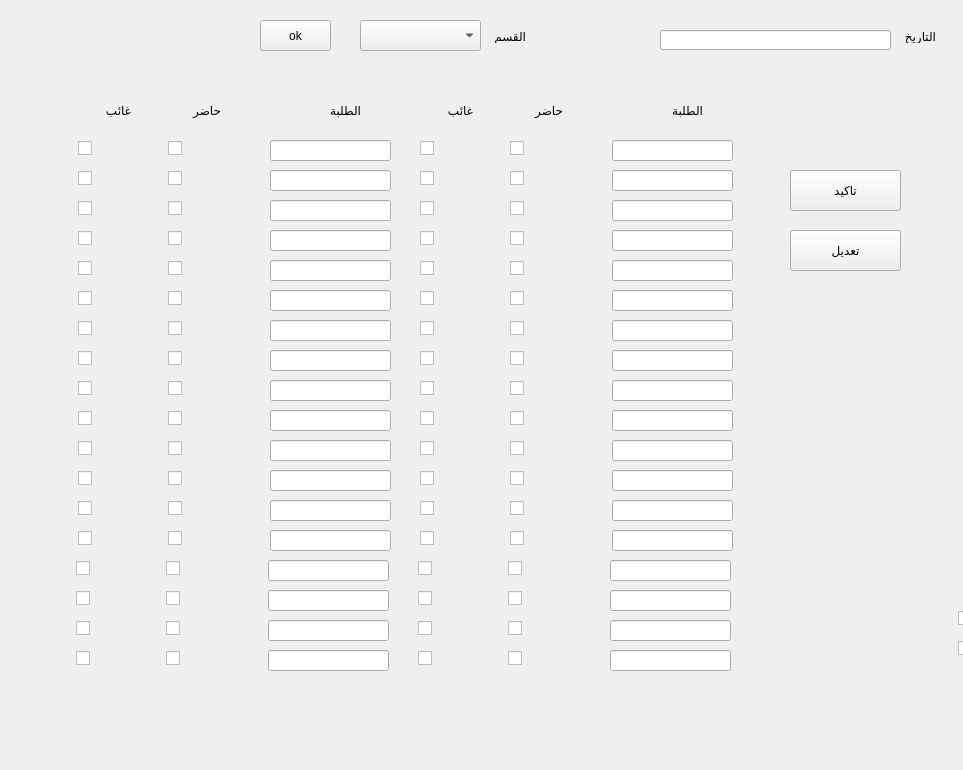
<?xml version="1.0" encoding="UTF-8"?>
<ui version="4.0">
 <class>Form</class>
 <widget class="QWidget" name="Form">
  <property name="geometry">
   <rect>
    <x>0</x>
    <y>0</y>
    <width>963</width>
    <height>770</height>
   </rect>
  </property>
  <property name="windowTitle">
   <string>Form</string>
  </property>
  <widget class="QLabel" name="label">
   <property name="geometry">
    <rect>
     <x>612</x>
     <y>100</y>
     <width>91</width>
     <height>20</height>
    </rect>
   </property>
   <property name="text">
    <string>الطلبة</string>
   </property>
  </widget>
  <widget class="QLabel" name="label_2">
   <property name="geometry">
    <rect>
     <x>472</x>
     <y>100</y>
     <width>91</width>
     <height>20</height>
    </rect>
   </property>
   <property name="text">
    <string>حاضر</string>
   </property>
  </widget>
  <widget class="QLabel" name="label_3">
   <property name="geometry">
    <rect>
     <x>382</x>
     <y>100</y>
     <width>91</width>
     <height>20</height>
    </rect>
   </property>
   <property name="text">
    <string>غائب</string>
   </property>
  </widget>
  <widget class="QLineEdit" name="lineEdit_1">
   <property name="geometry">
    <rect>
     <x>612</x>
     <y>140</y>
     <width>121</width>
     <height>21</height>
    </rect>
   </property>
  </widget>
  <widget class="QCheckBox" name="checkBox1">
   <property name="geometry">
    <rect>
     <x>510</x>
     <y>140</y>
     <width>70</width>
     <height>17</height>
    </rect>
   </property>
   <property name="text">
    <string/>
   </property>
  </widget>
  <widget class="QCheckBox" name="checkBox2">
   <property name="geometry">
    <rect>
     <x>420</x>
     <y>140</y>
     <width>70</width>
     <height>17</height>
    </rect>
   </property>
   <property name="text">
    <string/>
   </property>
  </widget>
  <widget class="QCheckBox" name="checkBox3">
   <property name="geometry">
    <rect>
     <x>510</x>
     <y>170</y>
     <width>70</width>
     <height>17</height>
    </rect>
   </property>
   <property name="text">
    <string/>
   </property>
  </widget>
  <widget class="QLineEdit" name="lineEdit_2">
   <property name="geometry">
    <rect>
     <x>612</x>
     <y>170</y>
     <width>121</width>
     <height>21</height>
    </rect>
   </property>
  </widget>
  <widget class="QCheckBox" name="checkBox4">
   <property name="geometry">
    <rect>
     <x>420</x>
     <y>170</y>
     <width>70</width>
     <height>17</height>
    </rect>
   </property>
   <property name="text">
    <string/>
   </property>
  </widget>
  <widget class="QLineEdit" name="lineEdit_3">
   <property name="geometry">
    <rect>
     <x>612</x>
     <y>200</y>
     <width>121</width>
     <height>21</height>
    </rect>
   </property>
  </widget>
  <widget class="QCheckBox" name="checkBox6">
   <property name="geometry">
    <rect>
     <x>420</x>
     <y>200</y>
     <width>70</width>
     <height>17</height>
    </rect>
   </property>
   <property name="text">
    <string/>
   </property>
  </widget>
  <widget class="QCheckBox" name="checkBox5">
   <property name="geometry">
    <rect>
     <x>510</x>
     <y>200</y>
     <width>70</width>
     <height>17</height>
    </rect>
   </property>
   <property name="text">
    <string/>
   </property>
  </widget>
  <widget class="QLineEdit" name="lineEdit_4">
   <property name="geometry">
    <rect>
     <x>612</x>
     <y>230</y>
     <width>121</width>
     <height>21</height>
    </rect>
   </property>
  </widget>
  <widget class="QCheckBox" name="checkBox8">
   <property name="geometry">
    <rect>
     <x>420</x>
     <y>230</y>
     <width>70</width>
     <height>17</height>
    </rect>
   </property>
   <property name="text">
    <string/>
   </property>
  </widget>
  <widget class="QCheckBox" name="checkBox7">
   <property name="geometry">
    <rect>
     <x>510</x>
     <y>230</y>
     <width>70</width>
     <height>17</height>
    </rect>
   </property>
   <property name="text">
    <string/>
   </property>
  </widget>
  <widget class="QLineEdit" name="lineEdit_5">
   <property name="geometry">
    <rect>
     <x>612</x>
     <y>260</y>
     <width>121</width>
     <height>21</height>
    </rect>
   </property>
  </widget>
  <widget class="QCheckBox" name="checkBox10">
   <property name="geometry">
    <rect>
     <x>420</x>
     <y>260</y>
     <width>70</width>
     <height>17</height>
    </rect>
   </property>
   <property name="text">
    <string/>
   </property>
  </widget>
  <widget class="QCheckBox" name="checkBox9">
   <property name="geometry">
    <rect>
     <x>510</x>
     <y>260</y>
     <width>70</width>
     <height>17</height>
    </rect>
   </property>
   <property name="text">
    <string/>
   </property>
  </widget>
  <widget class="QLineEdit" name="lineEdit_6">
   <property name="geometry">
    <rect>
     <x>612</x>
     <y>290</y>
     <width>121</width>
     <height>21</height>
    </rect>
   </property>
  </widget>
  <widget class="QCheckBox" name="checkBox12">
   <property name="geometry">
    <rect>
     <x>420</x>
     <y>290</y>
     <width>70</width>
     <height>17</height>
    </rect>
   </property>
   <property name="text">
    <string/>
   </property>
  </widget>
  <widget class="QCheckBox" name="checkBox11">
   <property name="geometry">
    <rect>
     <x>510</x>
     <y>290</y>
     <width>70</width>
     <height>17</height>
    </rect>
   </property>
   <property name="text">
    <string/>
   </property>
  </widget>
  <widget class="QLineEdit" name="lineEdit_7">
   <property name="geometry">
    <rect>
     <x>612</x>
     <y>320</y>
     <width>121</width>
     <height>21</height>
    </rect>
   </property>
  </widget>
  <widget class="QCheckBox" name="checkBox14">
   <property name="geometry">
    <rect>
     <x>420</x>
     <y>320</y>
     <width>70</width>
     <height>17</height>
    </rect>
   </property>
   <property name="text">
    <string/>
   </property>
  </widget>
  <widget class="QCheckBox" name="checkBox13">
   <property name="geometry">
    <rect>
     <x>510</x>
     <y>320</y>
     <width>70</width>
     <height>17</height>
    </rect>
   </property>
   <property name="text">
    <string/>
   </property>
  </widget>
  <widget class="QLineEdit" name="lineEdit_8">
   <property name="geometry">
    <rect>
     <x>612</x>
     <y>350</y>
     <width>121</width>
     <height>21</height>
    </rect>
   </property>
  </widget>
  <widget class="QCheckBox" name="checkBox16">
   <property name="geometry">
    <rect>
     <x>420</x>
     <y>350</y>
     <width>70</width>
     <height>17</height>
    </rect>
   </property>
   <property name="text">
    <string/>
   </property>
  </widget>
  <widget class="QCheckBox" name="checkBox15">
   <property name="geometry">
    <rect>
     <x>510</x>
     <y>350</y>
     <width>70</width>
     <height>17</height>
    </rect>
   </property>
   <property name="text">
    <string/>
   </property>
  </widget>
  <widget class="QLineEdit" name="lineEdit_9">
   <property name="geometry">
    <rect>
     <x>612</x>
     <y>380</y>
     <width>121</width>
     <height>21</height>
    </rect>
   </property>
  </widget>
  <widget class="QCheckBox" name="checkBox18">
   <property name="geometry">
    <rect>
     <x>420</x>
     <y>380</y>
     <width>70</width>
     <height>17</height>
    </rect>
   </property>
   <property name="text">
    <string/>
   </property>
  </widget>
  <widget class="QCheckBox" name="checkBox17">
   <property name="geometry">
    <rect>
     <x>510</x>
     <y>380</y>
     <width>70</width>
     <height>17</height>
    </rect>
   </property>
   <property name="text">
    <string/>
   </property>
  </widget>
  <widget class="QLineEdit" name="lineEdit_10">
   <property name="geometry">
    <rect>
     <x>612</x>
     <y>410</y>
     <width>121</width>
     <height>21</height>
    </rect>
   </property>
  </widget>
  <widget class="QCheckBox" name="checkBox20">
   <property name="geometry">
    <rect>
     <x>420</x>
     <y>410</y>
     <width>70</width>
     <height>17</height>
    </rect>
   </property>
   <property name="text">
    <string/>
   </property>
  </widget>
  <widget class="QCheckBox" name="checkBox19">
   <property name="geometry">
    <rect>
     <x>510</x>
     <y>410</y>
     <width>70</width>
     <height>17</height>
    </rect>
   </property>
   <property name="text">
    <string/>
   </property>
  </widget>
  <widget class="QLineEdit" name="lineEdit_11">
   <property name="geometry">
    <rect>
     <x>612</x>
     <y>440</y>
     <width>121</width>
     <height>21</height>
    </rect>
   </property>
  </widget>
  <widget class="QCheckBox" name="checkBox22">
   <property name="geometry">
    <rect>
     <x>420</x>
     <y>440</y>
     <width>70</width>
     <height>17</height>
    </rect>
   </property>
   <property name="text">
    <string/>
   </property>
  </widget>
  <widget class="QCheckBox" name="checkBox21">
   <property name="geometry">
    <rect>
     <x>510</x>
     <y>440</y>
     <width>70</width>
     <height>17</height>
    </rect>
   </property>
   <property name="text">
    <string/>
   </property>
  </widget>
  <widget class="QLineEdit" name="lineEdit_12">
   <property name="geometry">
    <rect>
     <x>612</x>
     <y>470</y>
     <width>121</width>
     <height>21</height>
    </rect>
   </property>
  </widget>
  <widget class="QCheckBox" name="checkBox24">
   <property name="geometry">
    <rect>
     <x>420</x>
     <y>470</y>
     <width>70</width>
     <height>17</height>
    </rect>
   </property>
   <property name="text">
    <string/>
   </property>
  </widget>
  <widget class="QCheckBox" name="checkBox23">
   <property name="geometry">
    <rect>
     <x>510</x>
     <y>470</y>
     <width>70</width>
     <height>17</height>
    </rect>
   </property>
   <property name="text">
    <string/>
   </property>
  </widget>
  <widget class="QLineEdit" name="lineEdit_13">
   <property name="geometry">
    <rect>
     <x>612</x>
     <y>500</y>
     <width>121</width>
     <height>21</height>
    </rect>
   </property>
  </widget>
  <widget class="QCheckBox" name="checkBox26">
   <property name="geometry">
    <rect>
     <x>420</x>
     <y>500</y>
     <width>70</width>
     <height>17</height>
    </rect>
   </property>
   <property name="text">
    <string/>
   </property>
  </widget>
  <widget class="QCheckBox" name="checkBox25">
   <property name="geometry">
    <rect>
     <x>510</x>
     <y>500</y>
     <width>70</width>
     <height>17</height>
    </rect>
   </property>
   <property name="text">
    <string/>
   </property>
  </widget>
  <widget class="QLineEdit" name="lineEdit_14">
   <property name="geometry">
    <rect>
     <x>612</x>
     <y>530</y>
     <width>121</width>
     <height>21</height>
    </rect>
   </property>
  </widget>
  <widget class="QCheckBox" name="checkBox28">
   <property name="geometry">
    <rect>
     <x>420</x>
     <y>530</y>
     <width>70</width>
     <height>17</height>
    </rect>
   </property>
   <property name="text">
    <string/>
   </property>
  </widget>
  <widget class="QCheckBox" name="checkBox27">
   <property name="geometry">
    <rect>
     <x>510</x>
     <y>530</y>
     <width>70</width>
     <height>17</height>
    </rect>
   </property>
   <property name="text">
    <string/>
   </property>
  </widget>
  <widget class="QLineEdit" name="lineEdit_27">
   <property name="geometry">
    <rect>
     <x>270</x>
     <y>380</y>
     <width>121</width>
     <height>21</height>
    </rect>
   </property>
  </widget>
  <widget class="QCheckBox" name="checkBox42">
   <property name="geometry">
    <rect>
     <x>78</x>
     <y>200</y>
     <width>70</width>
     <height>17</height>
    </rect>
   </property>
   <property name="text">
    <string/>
   </property>
  </widget>
  <widget class="QLineEdit" name="lineEdit_22">
   <property name="geometry">
    <rect>
     <x>270</x>
     <y>230</y>
     <width>121</width>
     <height>21</height>
    </rect>
   </property>
  </widget>
  <widget class="QCheckBox" name="checkBox43">
   <property name="geometry">
    <rect>
     <x>168</x>
     <y>230</y>
     <width>70</width>
     <height>17</height>
    </rect>
   </property>
   <property name="text">
    <string/>
   </property>
  </widget>
  <widget class="QCheckBox" name="checkBox56">
   <property name="geometry">
    <rect>
     <x>78</x>
     <y>410</y>
     <width>70</width>
     <height>17</height>
    </rect>
   </property>
   <property name="text">
    <string/>
   </property>
  </widget>
  <widget class="QCheckBox" name="checkBox45">
   <property name="geometry">
    <rect>
     <x>168</x>
     <y>260</y>
     <width>70</width>
     <height>17</height>
    </rect>
   </property>
   <property name="text">
    <string/>
   </property>
  </widget>
  <widget class="QLabel" name="label_4">
   <property name="geometry">
    <rect>
     <x>130</x>
     <y>100</y>
     <width>91</width>
     <height>20</height>
    </rect>
   </property>
   <property name="text">
    <string>حاضر</string>
   </property>
  </widget>
  <widget class="QCheckBox" name="checkBox53">
   <property name="geometry">
    <rect>
     <x>168</x>
     <y>380</y>
     <width>70</width>
     <height>17</height>
    </rect>
   </property>
   <property name="text">
    <string/>
   </property>
  </widget>
  <widget class="QCheckBox" name="checkBox40">
   <property name="geometry">
    <rect>
     <x>78</x>
     <y>170</y>
     <width>70</width>
     <height>17</height>
    </rect>
   </property>
   <property name="text">
    <string/>
   </property>
  </widget>
  <widget class="QLabel" name="label_5">
   <property name="geometry">
    <rect>
     <x>40</x>
     <y>100</y>
     <width>91</width>
     <height>20</height>
    </rect>
   </property>
   <property name="text">
    <string>غائب</string>
   </property>
  </widget>
  <widget class="QCheckBox" name="checkBox59">
   <property name="geometry">
    <rect>
     <x>168</x>
     <y>470</y>
     <width>70</width>
     <height>17</height>
    </rect>
   </property>
   <property name="text">
    <string/>
   </property>
  </widget>
  <widget class="QCheckBox" name="checkBox41">
   <property name="geometry">
    <rect>
     <x>168</x>
     <y>200</y>
     <width>70</width>
     <height>17</height>
    </rect>
   </property>
   <property name="text">
    <string/>
   </property>
  </widget>
  <widget class="QLineEdit" name="lineEdit_29">
   <property name="geometry">
    <rect>
     <x>270</x>
     <y>440</y>
     <width>121</width>
     <height>21</height>
    </rect>
   </property>
  </widget>
  <widget class="QLabel" name="label_6">
   <property name="geometry">
    <rect>
     <x>270</x>
     <y>100</y>
     <width>91</width>
     <height>20</height>
    </rect>
   </property>
   <property name="text">
    <string>الطلبة</string>
   </property>
  </widget>
  <widget class="QLineEdit" name="lineEdit_23">
   <property name="geometry">
    <rect>
     <x>270</x>
     <y>260</y>
     <width>121</width>
     <height>21</height>
    </rect>
   </property>
  </widget>
  <widget class="QCheckBox" name="checkBox60">
   <property name="geometry">
    <rect>
     <x>78</x>
     <y>470</y>
     <width>70</width>
     <height>17</height>
    </rect>
   </property>
   <property name="text">
    <string/>
   </property>
  </widget>
  <widget class="QCheckBox" name="checkBox37">
   <property name="geometry">
    <rect>
     <x>168</x>
     <y>140</y>
     <width>70</width>
     <height>17</height>
    </rect>
   </property>
   <property name="text">
    <string/>
   </property>
  </widget>
  <widget class="QCheckBox" name="checkBox51">
   <property name="geometry">
    <rect>
     <x>168</x>
     <y>350</y>
     <width>70</width>
     <height>17</height>
    </rect>
   </property>
   <property name="text">
    <string/>
   </property>
  </widget>
  <widget class="QCheckBox" name="checkBox49">
   <property name="geometry">
    <rect>
     <x>168</x>
     <y>320</y>
     <width>70</width>
     <height>17</height>
    </rect>
   </property>
   <property name="text">
    <string/>
   </property>
  </widget>
  <widget class="QLineEdit" name="lineEdit_31">
   <property name="geometry">
    <rect>
     <x>270</x>
     <y>500</y>
     <width>121</width>
     <height>21</height>
    </rect>
   </property>
  </widget>
  <widget class="QCheckBox" name="checkBox48">
   <property name="geometry">
    <rect>
     <x>78</x>
     <y>290</y>
     <width>70</width>
     <height>17</height>
    </rect>
   </property>
   <property name="text">
    <string/>
   </property>
  </widget>
  <widget class="QCheckBox" name="checkBox54">
   <property name="geometry">
    <rect>
     <x>78</x>
     <y>380</y>
     <width>70</width>
     <height>17</height>
    </rect>
   </property>
   <property name="text">
    <string/>
   </property>
  </widget>
  <widget class="QCheckBox" name="checkBox39">
   <property name="geometry">
    <rect>
     <x>168</x>
     <y>170</y>
     <width>70</width>
     <height>17</height>
    </rect>
   </property>
   <property name="text">
    <string/>
   </property>
  </widget>
  <widget class="QLineEdit" name="lineEdit_25">
   <property name="geometry">
    <rect>
     <x>270</x>
     <y>320</y>
     <width>121</width>
     <height>21</height>
    </rect>
   </property>
  </widget>
  <widget class="QCheckBox" name="checkBox38">
   <property name="geometry">
    <rect>
     <x>78</x>
     <y>140</y>
     <width>70</width>
     <height>17</height>
    </rect>
   </property>
   <property name="text">
    <string/>
   </property>
  </widget>
  <widget class="QLineEdit" name="lineEdit_20">
   <property name="geometry">
    <rect>
     <x>270</x>
     <y>170</y>
     <width>121</width>
     <height>21</height>
    </rect>
   </property>
  </widget>
  <widget class="QLineEdit" name="lineEdit_30">
   <property name="geometry">
    <rect>
     <x>270</x>
     <y>470</y>
     <width>121</width>
     <height>21</height>
    </rect>
   </property>
  </widget>
  <widget class="QCheckBox" name="checkBox58">
   <property name="geometry">
    <rect>
     <x>78</x>
     <y>440</y>
     <width>70</width>
     <height>17</height>
    </rect>
   </property>
   <property name="text">
    <string/>
   </property>
  </widget>
  <widget class="QLineEdit" name="lineEdit_19">
   <property name="geometry">
    <rect>
     <x>270</x>
     <y>140</y>
     <width>121</width>
     <height>21</height>
    </rect>
   </property>
  </widget>
  <widget class="QLineEdit" name="lineEdit_32">
   <property name="geometry">
    <rect>
     <x>270</x>
     <y>530</y>
     <width>121</width>
     <height>21</height>
    </rect>
   </property>
  </widget>
  <widget class="QCheckBox" name="checkBox63">
   <property name="geometry">
    <rect>
     <x>168</x>
     <y>530</y>
     <width>70</width>
     <height>17</height>
    </rect>
   </property>
   <property name="text">
    <string/>
   </property>
  </widget>
  <widget class="QCheckBox" name="checkBox61">
   <property name="geometry">
    <rect>
     <x>168</x>
     <y>500</y>
     <width>70</width>
     <height>17</height>
    </rect>
   </property>
   <property name="text">
    <string/>
   </property>
  </widget>
  <widget class="QLineEdit" name="lineEdit_28">
   <property name="geometry">
    <rect>
     <x>270</x>
     <y>410</y>
     <width>121</width>
     <height>21</height>
    </rect>
   </property>
  </widget>
  <widget class="QCheckBox" name="checkBox64">
   <property name="geometry">
    <rect>
     <x>78</x>
     <y>530</y>
     <width>70</width>
     <height>17</height>
    </rect>
   </property>
   <property name="text">
    <string/>
   </property>
  </widget>
  <widget class="QCheckBox" name="checkBox55">
   <property name="geometry">
    <rect>
     <x>168</x>
     <y>410</y>
     <width>70</width>
     <height>17</height>
    </rect>
   </property>
   <property name="text">
    <string/>
   </property>
  </widget>
  <widget class="QCheckBox" name="checkBox47">
   <property name="geometry">
    <rect>
     <x>168</x>
     <y>290</y>
     <width>70</width>
     <height>17</height>
    </rect>
   </property>
   <property name="text">
    <string/>
   </property>
  </widget>
  <widget class="QLineEdit" name="lineEdit_21">
   <property name="geometry">
    <rect>
     <x>270</x>
     <y>200</y>
     <width>121</width>
     <height>21</height>
    </rect>
   </property>
  </widget>
  <widget class="QCheckBox" name="checkBox57">
   <property name="geometry">
    <rect>
     <x>168</x>
     <y>440</y>
     <width>70</width>
     <height>17</height>
    </rect>
   </property>
   <property name="text">
    <string/>
   </property>
  </widget>
  <widget class="QCheckBox" name="checkBox62">
   <property name="geometry">
    <rect>
     <x>78</x>
     <y>500</y>
     <width>70</width>
     <height>17</height>
    </rect>
   </property>
   <property name="text">
    <string/>
   </property>
  </widget>
  <widget class="QLineEdit" name="lineEdit_26">
   <property name="geometry">
    <rect>
     <x>270</x>
     <y>350</y>
     <width>121</width>
     <height>21</height>
    </rect>
   </property>
  </widget>
  <widget class="QCheckBox" name="checkBox50">
   <property name="geometry">
    <rect>
     <x>78</x>
     <y>320</y>
     <width>70</width>
     <height>17</height>
    </rect>
   </property>
   <property name="text">
    <string/>
   </property>
  </widget>
  <widget class="QCheckBox" name="checkBox46">
   <property name="geometry">
    <rect>
     <x>78</x>
     <y>260</y>
     <width>70</width>
     <height>17</height>
    </rect>
   </property>
   <property name="text">
    <string/>
   </property>
  </widget>
  <widget class="QCheckBox" name="checkBox52">
   <property name="geometry">
    <rect>
     <x>78</x>
     <y>350</y>
     <width>70</width>
     <height>17</height>
    </rect>
   </property>
   <property name="text">
    <string/>
   </property>
  </widget>
  <widget class="QCheckBox" name="checkBox44">
   <property name="geometry">
    <rect>
     <x>78</x>
     <y>230</y>
     <width>70</width>
     <height>17</height>
    </rect>
   </property>
   <property name="text">
    <string/>
   </property>
  </widget>
  <widget class="QLineEdit" name="lineEdit_24">
   <property name="geometry">
    <rect>
     <x>270</x>
     <y>290</y>
     <width>121</width>
     <height>21</height>
    </rect>
   </property>
  </widget>
  <widget class="QCheckBox" name="checkBox30">
   <property name="geometry">
    <rect>
     <x>418</x>
     <y>560</y>
     <width>70</width>
     <height>17</height>
    </rect>
   </property>
   <property name="text">
    <string/>
   </property>
  </widget>
  <widget class="QLineEdit" name="lineEdit_33">
   <property name="geometry">
    <rect>
     <x>268</x>
     <y>560</y>
     <width>121</width>
     <height>21</height>
    </rect>
   </property>
  </widget>
  <widget class="QLineEdit" name="lineEdit_34">
   <property name="geometry">
    <rect>
     <x>268</x>
     <y>590</y>
     <width>121</width>
     <height>21</height>
    </rect>
   </property>
  </widget>
  <widget class="QCheckBox" name="checkBox68">
   <property name="geometry">
    <rect>
     <x>76</x>
     <y>590</y>
     <width>70</width>
     <height>17</height>
    </rect>
   </property>
   <property name="text">
    <string/>
   </property>
  </widget>
  <widget class="QCheckBox" name="checkBox66">
   <property name="geometry">
    <rect>
     <x>76</x>
     <y>560</y>
     <width>70</width>
     <height>17</height>
    </rect>
   </property>
   <property name="text">
    <string/>
   </property>
  </widget>
  <widget class="QCheckBox" name="checkBox32">
   <property name="geometry">
    <rect>
     <x>418</x>
     <y>590</y>
     <width>70</width>
     <height>17</height>
    </rect>
   </property>
   <property name="text">
    <string/>
   </property>
  </widget>
  <widget class="QCheckBox" name="checkBox31">
   <property name="geometry">
    <rect>
     <x>508</x>
     <y>590</y>
     <width>70</width>
     <height>17</height>
    </rect>
   </property>
   <property name="text">
    <string/>
   </property>
  </widget>
  <widget class="QCheckBox" name="checkBox29">
   <property name="geometry">
    <rect>
     <x>508</x>
     <y>560</y>
     <width>70</width>
     <height>17</height>
    </rect>
   </property>
   <property name="text">
    <string/>
   </property>
  </widget>
  <widget class="QCheckBox" name="checkBox67">
   <property name="geometry">
    <rect>
     <x>166</x>
     <y>590</y>
     <width>70</width>
     <height>17</height>
    </rect>
   </property>
   <property name="text">
    <string/>
   </property>
  </widget>
  <widget class="QCheckBox" name="checkBox65">
   <property name="geometry">
    <rect>
     <x>166</x>
     <y>560</y>
     <width>70</width>
     <height>17</height>
    </rect>
   </property>
   <property name="text">
    <string/>
   </property>
  </widget>
  <widget class="QLineEdit" name="lineEdit_15">
   <property name="geometry">
    <rect>
     <x>610</x>
     <y>560</y>
     <width>121</width>
     <height>21</height>
    </rect>
   </property>
  </widget>
  <widget class="QLineEdit" name="lineEdit_16">
   <property name="geometry">
    <rect>
     <x>610</x>
     <y>590</y>
     <width>121</width>
     <height>21</height>
    </rect>
   </property>
  </widget>
  <widget class="QCheckBox" name="checkBox34">
   <property name="geometry">
    <rect>
     <x>418</x>
     <y>620</y>
     <width>70</width>
     <height>17</height>
    </rect>
   </property>
   <property name="text">
    <string/>
   </property>
  </widget>
  <widget class="QLineEdit" name="lineEdit_35">
   <property name="geometry">
    <rect>
     <x>268</x>
     <y>620</y>
     <width>121</width>
     <height>21</height>
    </rect>
   </property>
  </widget>
  <widget class="QLineEdit" name="lineEdit_36">
   <property name="geometry">
    <rect>
     <x>268</x>
     <y>650</y>
     <width>121</width>
     <height>21</height>
    </rect>
   </property>
  </widget>
  <widget class="QCheckBox" name="checkBox72">
   <property name="geometry">
    <rect>
     <x>76</x>
     <y>650</y>
     <width>70</width>
     <height>17</height>
    </rect>
   </property>
   <property name="text">
    <string/>
   </property>
  </widget>
  <widget class="QCheckBox" name="checkBox70">
   <property name="geometry">
    <rect>
     <x>76</x>
     <y>620</y>
     <width>70</width>
     <height>17</height>
    </rect>
   </property>
   <property name="text">
    <string/>
   </property>
  </widget>
  <widget class="QCheckBox" name="checkBox36">
   <property name="geometry">
    <rect>
     <x>418</x>
     <y>650</y>
     <width>70</width>
     <height>17</height>
    </rect>
   </property>
   <property name="text">
    <string/>
   </property>
  </widget>
  <widget class="QCheckBox" name="checkBox35">
   <property name="geometry">
    <rect>
     <x>508</x>
     <y>650</y>
     <width>70</width>
     <height>17</height>
    </rect>
   </property>
   <property name="text">
    <string/>
   </property>
  </widget>
  <widget class="QCheckBox" name="checkBox33">
   <property name="geometry">
    <rect>
     <x>508</x>
     <y>620</y>
     <width>70</width>
     <height>17</height>
    </rect>
   </property>
   <property name="text">
    <string/>
   </property>
  </widget>
  <widget class="QCheckBox" name="checkBox71">
   <property name="geometry">
    <rect>
     <x>166</x>
     <y>650</y>
     <width>70</width>
     <height>17</height>
    </rect>
   </property>
   <property name="text">
    <string/>
   </property>
  </widget>
  <widget class="QCheckBox" name="checkBox69">
   <property name="geometry">
    <rect>
     <x>166</x>
     <y>620</y>
     <width>70</width>
     <height>17</height>
    </rect>
   </property>
   <property name="text">
    <string/>
   </property>
  </widget>
  <widget class="QLineEdit" name="lineEdit_17">
   <property name="geometry">
    <rect>
     <x>610</x>
     <y>620</y>
     <width>121</width>
     <height>21</height>
    </rect>
   </property>
  </widget>
  <widget class="QLineEdit" name="lineEdit_18">
   <property name="geometry">
    <rect>
     <x>610</x>
     <y>650</y>
     <width>121</width>
     <height>21</height>
    </rect>
   </property>
  </widget>
  <widget class="QPushButton" name="pushButton">
   <property name="geometry">
    <rect>
     <x>790</x>
     <y>170</y>
     <width>111</width>
     <height>41</height>
    </rect>
   </property>
   <property name="text">
    <string>تاكيد</string>
   </property>
  </widget>
  <widget class="QPushButton" name="pushButton_2">
   <property name="geometry">
    <rect>
     <x>790</x>
     <y>230</y>
     <width>111</width>
     <height>41</height>
    </rect>
   </property>
   <property name="text">
    <string>تعديل</string>
   </property>
  </widget>
  <widget class="QLabel" name="label_7">
   <property name="geometry">
    <rect>
     <x>480</x>
     <y>30</y>
     <width>46</width>
     <height>13</height>
    </rect>
   </property>
   <property name="text">
    <string>القسم </string>
   </property>
  </widget>
  <widget class="QLineEdit" name="lineEdit_38">
   <property name="geometry">
    <rect>
     <x>660</x>
     <y>30</y>
     <width>231</width>
     <height>20</height>
    </rect>
   </property>
   <property name="text">
    <string/>
   </property>
  </widget>
  <widget class="QLabel" name="label_8">
   <property name="geometry">
    <rect>
     <x>890</x>
     <y>30</y>
     <width>46</width>
     <height>13</height>
    </rect>
   </property>
   <property name="text">
    <string>التاريخ</string>
   </property>
  </widget>
  <widget class="QComboBox" name="comboBox">
   <property name="geometry">
    <rect>
     <x>360</x>
     <y>20</y>
     <width>121</width>
     <height>31</height>
    </rect>
   </property>
  </widget>
  <widget class="QPushButton" name="pushButton_3">
   <property name="geometry">
    <rect>
     <x>260</x>
     <y>20</y>
     <width>71</width>
     <height>31</height>
    </rect>
   </property>
   <property name="text">
    <string>ok</string>
   </property>
  </widget>
  <widget class="QCheckBox" name="checkBox_653">
   <property name="geometry">
    <rect>
     <x>958</x>
     <y>610</y>
     <width>70</width>
     <height>17</height>
    </rect>
   </property>
   <property name="text">
    <string/>
   </property>
  </widget>
  <widget class="QCheckBox" name="checkBox_703">
   <property name="geometry">
    <rect>
     <x>1048</x>
     <y>610</y>
     <width>70</width>
     <height>17</height>
    </rect>
   </property>
   <property name="text">
    <string/>
   </property>
  </widget>
  <widget class="QCheckBox" name="checkBox_693">
   <property name="geometry">
    <rect>
     <x>1048</x>
     <y>640</y>
     <width>70</width>
     <height>17</height>
    </rect>
   </property>
   <property name="text">
    <string/>
   </property>
  </widget>
  <widget class="QLineEdit" name="lineEdit_37">
   <property name="geometry">
    <rect>
     <x>1150</x>
     <y>640</y>
     <width>121</width>
     <height>21</height>
    </rect>
   </property>
  </widget>
  <widget class="QCheckBox" name="checkBox_683">
   <property name="geometry">
    <rect>
     <x>958</x>
     <y>640</y>
     <width>70</width>
     <height>17</height>
    </rect>
   </property>
   <property name="text">
    <string/>
   </property>
  </widget>
  <widget class="QLineEdit" name="lineEdit_39">
   <property name="geometry">
    <rect>
     <x>1150</x>
     <y>610</y>
     <width>121</width>
     <height>21</height>
    </rect>
   </property>
  </widget>
 </widget>
 <resources/>
 <connections/>
</ui>
